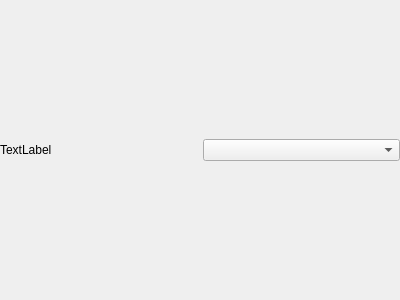
<?xml version="1.0" encoding="UTF-8"?>
<ui version="4.0">
 <class>Form</class>
 <widget class="QWidget" name="Form">
  <property name="geometry">
   <rect>
    <x>0</x>
    <y>0</y>
    <width>400</width>
    <height>300</height>
   </rect>
  </property>
  <property name="windowTitle">
   <string>Form</string>
  </property>
  <layout class="QHBoxLayout" name="horizontalLayout">
   <property name="leftMargin">
    <number>0</number>
   </property>
   <property name="topMargin">
    <number>0</number>
   </property>
   <property name="rightMargin">
    <number>0</number>
   </property>
   <property name="bottomMargin">
    <number>0</number>
   </property>
   <item>
    <widget class="QLabel" name="name">
     <property name="text">
      <string>TextLabel</string>
     </property>
    </widget>
   </item>
   <item>
    <widget class="QComboBox" name="values"/>
   </item>
  </layout>
 </widget>
 <resources/>
 <connections/>
</ui>
